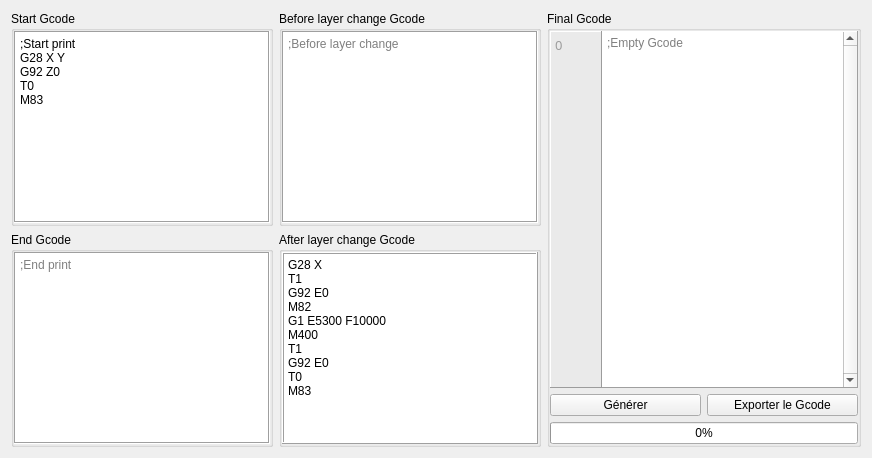
      <widget class="QWidget" name="GcodeTab">
       <attribute name="icon">
        <iconset resource="../ressource.qrc">
         <normaloff>:/assets/assets/copy.png</normaloff>:/assets/assets/copy.png</iconset>
       </attribute>
       <attribute name="title">
        <string>G-Code</string>
       </attribute>
       <layout class="QHBoxLayout" name="horizontalLayout_6">
        <item>
         <layout class="QVBoxLayout" name="verticalLayout">
          <item>
           <widget class="QGroupBox" name="groupBox">
            <property name="title">
             <string>Start Gcode</string>
            </property>
            <layout class="QVBoxLayout" name="verticalLayout_9">
             <property name="leftMargin">
              <number>0</number>
             </property>
             <property name="topMargin">
              <number>0</number>
             </property>
             <property name="rightMargin">
              <number>0</number>
             </property>
             <property name="bottomMargin">
              <number>0</number>
             </property>
             <item>
              <widget class="QPlainTextEdit" name="SGcode">
               <property name="frameShape">
                <enum>QFrame::Box</enum>
               </property>
               <property name="plainText">
                <string>;Start print
G28 X Y
G92 Z0
T0
M83</string>
               </property>
               <property name="placeholderText">
                <string>;Start print</string>
               </property>
              </widget>
             </item>
            </layout>
           </widget>
          </item>
          <item>
           <widget class="QGroupBox" name="groupBox_2">
            <property name="title">
             <string>End Gcode</string>
            </property>
            <property name="flat">
             <bool>false</bool>
            </property>
            <layout class="QVBoxLayout" name="verticalLayout_7">
             <property name="leftMargin">
              <number>0</number>
             </property>
             <property name="topMargin">
              <number>0</number>
             </property>
             <property name="rightMargin">
              <number>0</number>
             </property>
             <property name="bottomMargin">
              <number>0</number>
             </property>
             <item>
              <widget class="QPlainTextEdit" name="EGcode">
               <property name="frameShape">
                <enum>QFrame::Box</enum>
               </property>
               <property name="placeholderText">
                <string>;End print</string>
               </property>
              </widget>
             </item>
            </layout>
           </widget>
          </item>
         </layout>
        </item>
        <item>
         <layout class="QVBoxLayout" name="verticalLayout_12">
          <property name="rightMargin">
           <number>0</number>
          </property>
          <item>
           <widget class="QGroupBox" name="groupBox_3">
            <property name="title">
             <string>Before layer change Gcode</string>
            </property>
            <layout class="QHBoxLayout" name="horizontalLayout_8">
             <property name="leftMargin">
              <number>0</number>
             </property>
             <property name="topMargin">
              <number>0</number>
             </property>
             <property name="rightMargin">
              <number>0</number>
             </property>
             <property name="bottomMargin">
              <number>0</number>
             </property>
             <item>
              <widget class="QPlainTextEdit" name="BLGcode">
               <property name="sizePolicy">
                <sizepolicy hsizetype="MinimumExpanding" vsizetype="MinimumExpanding">
                 <horstretch>0</horstretch>
                 <verstretch>0</verstretch>
                </sizepolicy>
               </property>
               <property name="minimumSize">
                <size>
                 <width>0</width>
                 <height>0</height>
                </size>
               </property>
               <property name="frameShape">
                <enum>QFrame::Box</enum>
               </property>
               <property name="frameShadow">
                <enum>QFrame::Sunken</enum>
               </property>
               <property name="verticalScrollBarPolicy">
                <enum>Qt::ScrollBarAsNeeded</enum>
               </property>
               <property name="horizontalScrollBarPolicy">
                <enum>Qt::ScrollBarAsNeeded</enum>
               </property>
               <property name="sizeAdjustPolicy">
                <enum>QAbstractScrollArea::AdjustToContents</enum>
               </property>
               <property name="placeholderText">
                <string>;Before layer change</string>
               </property>
              </widget>
             </item>
            </layout>
           </widget>
          </item>
          <item>
           <widget class="QGroupBox" name="groupBox_4">
            <property name="title">
             <string>After layer change Gcode</string>
            </property>
            <layout class="QHBoxLayout" name="horizontalLayout_9">
             <property name="leftMargin">
              <number>0</number>
             </property>
             <property name="topMargin">
              <number>0</number>
             </property>
             <property name="rightMargin">
              <number>0</number>
             </property>
             <property name="bottomMargin">
              <number>0</number>
             </property>
             <item>
              <widget class="QPlainTextEdit" name="ALGcode">
               <property name="sizePolicy">
                <sizepolicy hsizetype="Expanding" vsizetype="Expanding">
                 <horstretch>0</horstretch>
                 <verstretch>0</verstretch>
                </sizepolicy>
               </property>
               <property name="minimumSize">
                <size>
                 <width>0</width>
                 <height>0</height>
                </size>
               </property>
               <property name="frameShape">
                <enum>QFrame::Box</enum>
               </property>
               <property name="frameShadow">
                <enum>QFrame::Raised</enum>
               </property>
               <property name="plainText">
                <string>G28 X
T1
G92 E0
M82
G1 E5300 F10000
M400
T1
G92 E0
T0
M83</string>
               </property>
               <property name="placeholderText">
                <string>;After layer change</string>
               </property>
              </widget>
             </item>
            </layout>
           </widget>
          </item>
         </layout>
        </item>
        <item>
         <widget class="QGroupBox" name="groupBox_5">
          <property name="title">
           <string>Final Gcode</string>
          </property>
          <layout class="QVBoxLayout" name="verticalLayout_13">
           <property name="leftMargin">
            <number>0</number>
           </property>
           <property name="topMargin">
            <number>0</number>
           </property>
           <property name="rightMargin">
            <number>0</number>
           </property>
           <property name="bottomMargin">
            <number>0</number>
           </property>
           <item>
            <layout class="QHBoxLayout" name="horizontalLayout_11">
             <property name="spacing">
              <number>0</number>
             </property>
             <property name="leftMargin">
              <number>0</number>
             </property>
             <item alignment="Qt::AlignLeft">
              <widget class="QTextEdit" name="lineNumber">
               <property name="sizePolicy">
                <sizepolicy hsizetype="MinimumExpanding" vsizetype="Minimum">
                 <horstretch>0</horstretch>
                 <verstretch>0</verstretch>
                </sizepolicy>
               </property>
               <property name="minimumSize">
                <size>
                 <width>10</width>
                 <height>0</height>
                </size>
               </property>
               <property name="maximumSize">
                <size>
                 <width>52</width>
                 <height>2000</height>
                </size>
               </property>
               <property name="baseSize">
                <size>
                 <width>10</width>
                 <height>0</height>
                </size>
               </property>
               <property name="font">
                <font>
                 <family>Century Gothic</family>
                 <pointsize>10</pointsize>
                </font>
               </property>
               <property name="cursor" stdset="0">
                <cursorShape>IBeamCursor</cursorShape>
               </property>
               <property name="tabletTracking">
                <bool>false</bool>
               </property>
               <property name="contextMenuPolicy">
                <enum>Qt::DefaultContextMenu</enum>
               </property>
               <property name="acceptDrops">
                <bool>false</bool>
               </property>
               <property name="layoutDirection">
                <enum>Qt::RightToLeft</enum>
               </property>
               <property name="autoFillBackground">
                <bool>false</bool>
               </property>
               <property name="styleSheet">
                <string notr="true">background : rgb(234, 234, 234);
color :  rgb(80, 80, 80);</string>
               </property>
               <property name="inputMethodHints">
                <set>Qt::ImhMultiLine</set>
               </property>
               <property name="frameShape">
                <enum>QFrame::Panel</enum>
               </property>
               <property name="frameShadow">
                <enum>QFrame::Raised</enum>
               </property>
               <property name="verticalScrollBarPolicy">
                <enum>Qt::ScrollBarAlwaysOff</enum>
               </property>
               <property name="horizontalScrollBarPolicy">
                <enum>Qt::ScrollBarAlwaysOff</enum>
               </property>
               <property name="sizeAdjustPolicy">
                <enum>QAbstractScrollArea::AdjustToContents</enum>
               </property>
               <property name="autoFormatting">
                <set>QTextEdit::AutoNone</set>
               </property>
               <property name="undoRedoEnabled">
                <bool>false</bool>
               </property>
               <property name="readOnly">
                <bool>true</bool>
               </property>
               <property name="html">
                <string>&lt;!DOCTYPE HTML PUBLIC &quot;-//W3C//DTD HTML 4.0//EN&quot; &quot;http://www.w3.org/TR/REC-html40/strict.dtd&quot;&gt;
&lt;html&gt;&lt;head&gt;&lt;meta name=&quot;qrichtext&quot; content=&quot;1&quot; /&gt;&lt;style type=&quot;text/css&quot;&gt;
p, li { white-space: pre-wrap; }
&lt;/style&gt;&lt;/head&gt;&lt;body style=&quot; font-family:'Century Gothic'; font-size:10pt; font-weight:400; font-style:normal;&quot;&gt;
&lt;p align=&quot;right&quot; style=&quot;-qt-paragraph-type:empty; margin-top:0px; margin-bottom:0px; margin-left:0px; margin-right:0px; -qt-block-indent:0; text-indent:0px;&quot;&gt;&lt;br /&gt;&lt;/p&gt;&lt;/body&gt;&lt;/html&gt;</string>
               </property>
               <property name="overwriteMode">
                <bool>false</bool>
               </property>
               <property name="placeholderText">
                <string>0</string>
               </property>
              </widget>
             </item>
             <item>
              <widget class="QTextEdit" name="gcode">
               <property name="sizePolicy">
                <sizepolicy hsizetype="MinimumExpanding" vsizetype="Expanding">
                 <horstretch>0</horstretch>
                 <verstretch>0</verstretch>
                </sizepolicy>
               </property>
               <property name="minimumSize">
                <size>
                 <width>20</width>
                 <height>0</height>
                </size>
               </property>
               <property name="frameShape">
                <enum>QFrame::Panel</enum>
               </property>
               <property name="frameShadow">
                <enum>QFrame::Raised</enum>
               </property>
               <property name="verticalScrollBarPolicy">
                <enum>Qt::ScrollBarAlwaysOn</enum>
               </property>
               <property name="undoRedoEnabled">
                <bool>false</bool>
               </property>
               <property name="readOnly">
                <bool>true</bool>
               </property>
               <property name="html">
                <string>&lt;!DOCTYPE HTML PUBLIC &quot;-//W3C//DTD HTML 4.0//EN&quot; &quot;http://www.w3.org/TR/REC-html40/strict.dtd&quot;&gt;
&lt;html&gt;&lt;head&gt;&lt;meta name=&quot;qrichtext&quot; content=&quot;1&quot; /&gt;&lt;style type=&quot;text/css&quot;&gt;
p, li { white-space: pre-wrap; }
&lt;/style&gt;&lt;/head&gt;&lt;body style=&quot; font-family:'Century Gothic'; font-size:10pt; font-weight:400; font-style:normal;&quot;&gt;
&lt;p style=&quot;-qt-paragraph-type:empty; margin-top:0px; margin-bottom:0px; margin-left:0px; margin-right:0px; -qt-block-indent:0; text-indent:0px;&quot;&gt;&lt;br /&gt;&lt;/p&gt;&lt;/body&gt;&lt;/html&gt;</string>
               </property>
               <property name="placeholderText">
                <string>;Empty Gcode</string>
               </property>
              </widget>
             </item>
            </layout>
           </item>
           <item>
            <layout class="QHBoxLayout" name="horizontalLayout_5">
             <property name="topMargin">
              <number>0</number>
             </property>
             <property name="rightMargin">
              <number>0</number>
             </property>
             <item>
              <widget class="QPushButton" name="gcodeGenButton">
               <property name="text">
                <string>Générer</string>
               </property>
              </widget>
             </item>
             <item>
              <widget class="QPushButton" name="gcodeExportButton">
               <property name="text">
                <string>Exporter le Gcode</string>
               </property>
              </widget>
             </item>
            </layout>
           </item>
           <item>
            <widget class="QProgressBar" name="gcodePBar">
             <property name="value">
              <number>0</number>
             </property>
            </widget>
           </item>
          </layout>
         </widget>
        </item>
       </layout>
      </widget>
